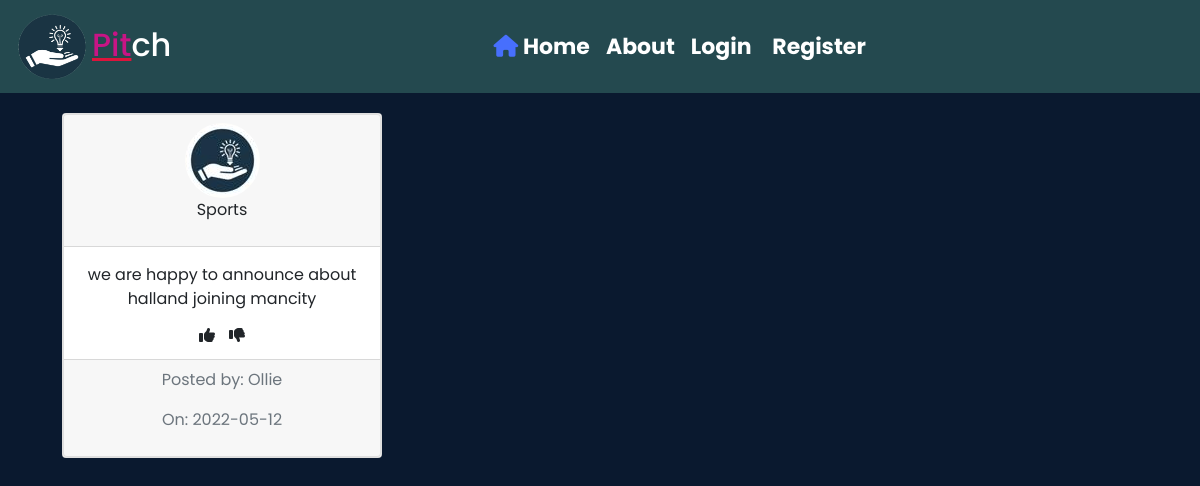
Screenshot of /pitch/7 with the database file from the repository.
### app/models.py (models this page shows, shortened)
class User(db.Model,UserMixin):
    id = db.Column(db.Integer,primary_key=True)
    username =db.Column(db.String(15),unique=True, nullable=False)
    email =db.Column(db.String(100),unique=True, nullable=False)
    avatar =db.Column(db.String(60), nullable=False, default ='default.jpg')
    password =db.Column(db.String(60), nullable=False)
    pitchs = db.relationship('Pitch',backref = 'author', lazy =True)

class Pitch(db.Model):
    id = db.Column(db.Integer,primary_key=True)
    title =db.Column(db.String(100), nullable=False)
    posted = db.Column(db.DateTime,nullable = False, default = datetime.utcnow)
    pitch = db.Column(db.Text, nullable = False)
    user_id = db.Column(db.Integer, db.ForeignKey('user.id'), nullable = False)

### app/routes.py (the view)
@app.route('/pitch/<int:pitch_id>')
def pitched(pitch_id):
    pitch = Pitch.query.get_or_404(pitch_id)
    return render_template('pitched.html', pitch= pitch)

### app/templates/pitched.html (shortened to what this page needs)
{%extends 'base.html' %}
{% block content %}
    <div class="card" style="width: 20rem;" id="cards">
        <div class="card text-center">
            <div class="card-header">
             <img class="rounded-circle" src="{{ url_for('static',filename='profiles/' + pitch.author.avatar) }}" alt="">
            <p>{{pitch.title}}</p>
            </div>
            <div class="card-body">
            <p class="card-text">{{pitch.pitch}}</p>
            <div class="vote">
                <i class="fa-solid fa-thumbs-up"></i>
                <i class="fa-solid fa-thumbs-down"></i>
            </div>
            </div>
            <div class="card-footer text-muted">
            <p>Posted by: {{pitch.author.username}}</p>
            <p>On: {{ pitch.posted.strftime('%Y-%m-%d') }}</p>
            </div>
        </div>
    </div>
{% endblock %}

### app/static/css/style.css (style rules this page uses)
* { box-sizing: border-box; font-family: 'Poppins', sans-serif; text-decoration: none; }
html { scroll-behavior: smooth; }
body { background-color: #0A192F; }
#cards { margin: 20px; }
.vote { display: flex; justify-content: center; gap: 5%; }

### rows the page displays
User: avatar (picture), author.username "Ollie"
Pitch: title "Sports", pitch "we are happy to announce about halland joining mancity", posted "2022-05-12"
